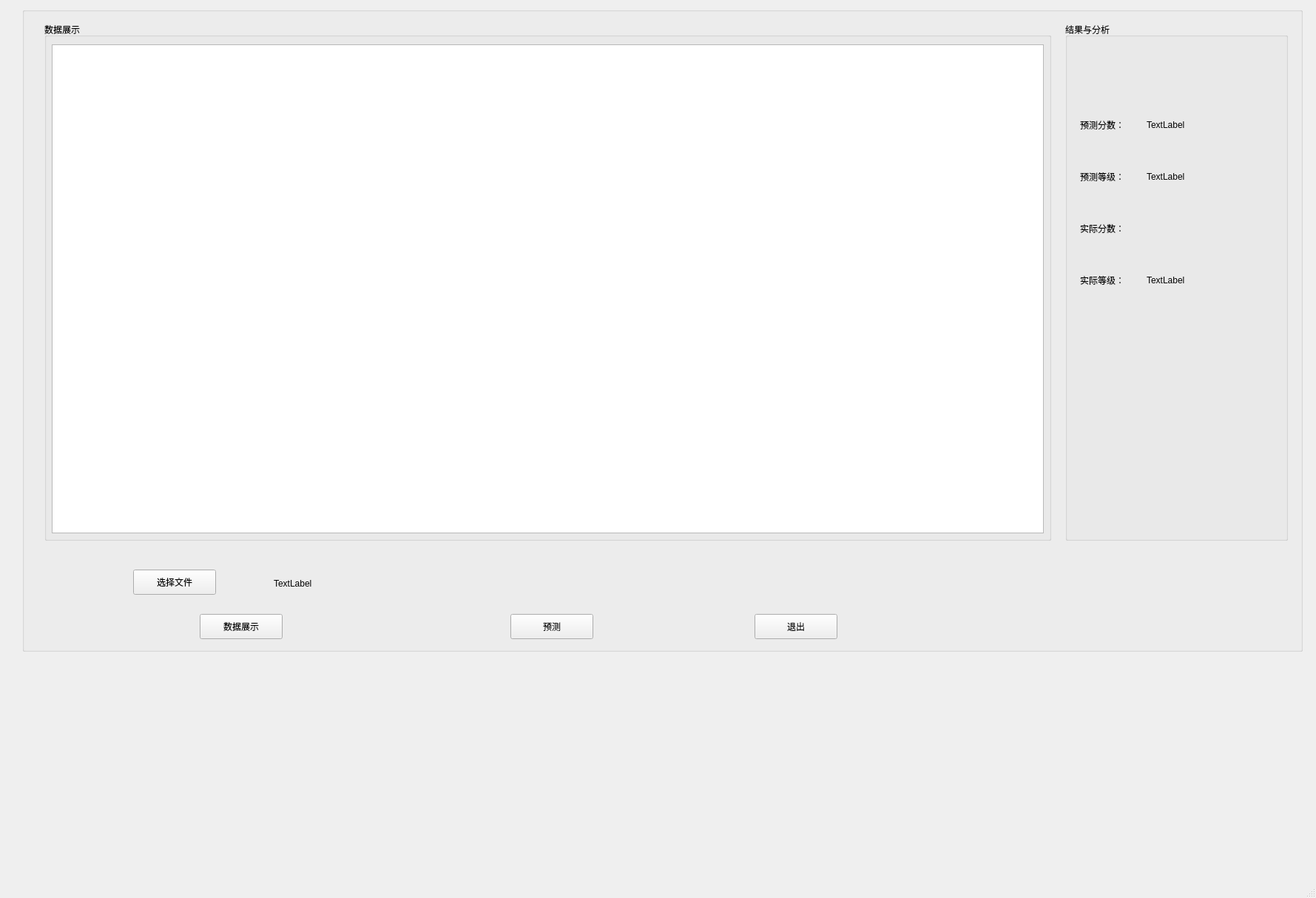
<?xml version="1.0" encoding="UTF-8"?>
<ui version="4.0">
 <class>MainWindow</class>
 <widget class="QMainWindow" name="MainWindow">
  <property name="geometry">
   <rect>
    <x>0</x>
    <y>0</y>
    <width>1779</width>
    <height>1214</height>
   </rect>
  </property>
  <property name="windowTitle">
   <string>MainWindow</string>
  </property>
  <widget class="QWidget" name="centralwidget">
   <widget class="QGroupBox" name="groupBox">
    <property name="geometry">
     <rect>
      <x>30</x>
      <y>10</y>
      <width>1731</width>
      <height>871</height>
     </rect>
    </property>
    <property name="title">
     <string/>
    </property>
    <widget class="QGroupBox" name="show_data_groupbox">
     <property name="geometry">
      <rect>
       <x>30</x>
       <y>20</y>
       <width>1361</width>
       <height>701</height>
      </rect>
     </property>
     <property name="title">
      <string>数据展示</string>
     </property>
     <widget class="QTableWidget" name="tableWidget">
      <property name="geometry">
       <rect>
        <x>10</x>
        <y>30</y>
        <width>1341</width>
        <height>661</height>
       </rect>
      </property>
     </widget>
    </widget>
    <widget class="QGroupBox" name="result_groupbox">
     <property name="geometry">
      <rect>
       <x>1410</x>
       <y>20</y>
       <width>301</width>
       <height>701</height>
      </rect>
     </property>
     <property name="title">
      <string>结果与分析</string>
     </property>
     <widget class="QLabel" name="score_label">
      <property name="geometry">
       <rect>
        <x>20</x>
        <y>130</y>
        <width>81</width>
        <height>18</height>
       </rect>
      </property>
      <property name="text">
       <string>预测分数：</string>
      </property>
     </widget>
     <widget class="QLabel" name="score">
      <property name="geometry">
       <rect>
        <x>110</x>
        <y>130</y>
        <width>81</width>
        <height>18</height>
       </rect>
      </property>
      <property name="text">
       <string>TextLabel</string>
      </property>
     </widget>
     <widget class="QLabel" name="level_label">
      <property name="geometry">
       <rect>
        <x>20</x>
        <y>200</y>
        <width>81</width>
        <height>18</height>
       </rect>
      </property>
      <property name="text">
       <string>预测等级：</string>
      </property>
     </widget>
     <widget class="QLabel" name="level">
      <property name="geometry">
       <rect>
        <x>110</x>
        <y>200</y>
        <width>81</width>
        <height>18</height>
       </rect>
      </property>
      <property name="text">
       <string>TextLabel</string>
      </property>
     </widget>
     <widget class="QLabel" name="real_score">
      <property name="geometry">
       <rect>
        <x>20</x>
        <y>270</y>
        <width>81</width>
        <height>18</height>
       </rect>
      </property>
      <property name="text">
       <string>实际分数：</string>
      </property>
     </widget>
     <widget class="QLabel" name="realscore">
      <property name="geometry">
       <rect>
        <x>110</x>
        <y>270</y>
        <width>81</width>
        <height>18</height>
       </rect>
      </property>
      <property name="text">
       <string/>
      </property>
     </widget>
     <widget class="QLabel" name="real_level">
      <property name="geometry">
       <rect>
        <x>20</x>
        <y>340</y>
        <width>81</width>
        <height>18</height>
       </rect>
      </property>
      <property name="text">
       <string>实际等级：</string>
      </property>
     </widget>
     <widget class="QLabel" name="reallevel">
      <property name="geometry">
       <rect>
        <x>110</x>
        <y>340</y>
        <width>81</width>
        <height>18</height>
       </rect>
      </property>
      <property name="text">
       <string>TextLabel</string>
      </property>
     </widget>
    </widget>
    <widget class="QPushButton" name="select_file_button">
     <property name="geometry">
      <rect>
       <x>150</x>
       <y>760</y>
       <width>112</width>
       <height>34</height>
      </rect>
     </property>
     <property name="text">
      <string>选择文件</string>
     </property>
    </widget>
    <widget class="QPushButton" name="show_data_button">
     <property name="geometry">
      <rect>
       <x>240</x>
       <y>820</y>
       <width>112</width>
       <height>34</height>
      </rect>
     </property>
     <property name="text">
      <string>数据展示</string>
     </property>
    </widget>
    <widget class="QPushButton" name="predict_data_button">
     <property name="geometry">
      <rect>
       <x>660</x>
       <y>820</y>
       <width>112</width>
       <height>34</height>
      </rect>
     </property>
     <property name="text">
      <string>预测</string>
     </property>
    </widget>
    <widget class="QPushButton" name="close_button">
     <property name="geometry">
      <rect>
       <x>990</x>
       <y>820</y>
       <width>112</width>
       <height>34</height>
      </rect>
     </property>
     <property name="text">
      <string>退出</string>
     </property>
    </widget>
    <widget class="QLabel" name="file_path_label">
     <property name="geometry">
      <rect>
       <x>340</x>
       <y>770</y>
       <width>841</width>
       <height>18</height>
      </rect>
     </property>
     <property name="text">
      <string>TextLabel</string>
     </property>
    </widget>
   </widget>
  </widget>
  <widget class="QMenuBar" name="menubar">
   <property name="enabled">
    <bool>true</bool>
   </property>
   <property name="geometry">
    <rect>
     <x>0</x>
     <y>0</y>
     <width>1779</width>
     <height>30</height>
    </rect>
   </property>
  </widget>
  <widget class="QStatusBar" name="statusbar"/>
 </widget>
 <resources/>
 <connections/>
</ui>
